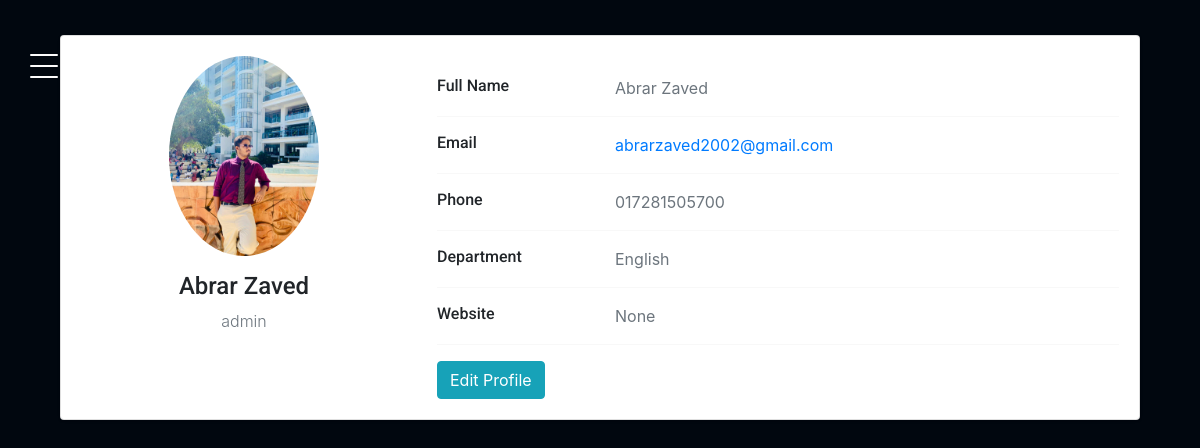
/profile (signed in), run on the app's committed database.
### authentication/models.py (models this page shows)
class Student(AbstractBaseUser, PermissionsMixin):
    student_id = models.CharField(max_length=50, unique=True)
    profile_pic=models.ImageField(upload_to='profile_pic/',null=True,blank=True)
    name = models.CharField(max_length=150, blank=True)
    email = models.EmailField(max_length=254, blank=True)
    dept = models.CharField(max_length=50, blank=True)
    phone_number=models.CharField(max_length=50,blank=True)
    website=models.CharField(max_length=200,null=True,blank=True)
    is_active = models.BooleanField(default=True)
    is_admin = models.BooleanField(default=False)
    is_staff = models.BooleanField(default=False)
    groups = None
    user_permissions = None
    objects = MyUserManager()
    USERNAME_FIELD = "student_id"
    REQUIRED_FIELDS = []  # List additional required fields here, if any
    def __str__(self):
        return self.student_id

### authentication/views.py (the view)
# urls.py: path("profile", views.profile, name="profile"),
@login_required
def profile(request):
    user = request.user
    profile_form = ProfileForm(instance=user)
    return render(
        request,
        "authentication/profile.html",
        {"profile_form": profile_form, "user": user},
    )

### templates/authentication/profile.html (shortened to what this page needs)
{% extends "sidebar/main.html" %}
{% load static %}
{% block content %}
<!DOCTYPE html>
<html lang="en">
<head>
    <link href="https://cdn.jsdelivr.net/npm/bootstrap@4.4.1/dist/css/bootstrap.min.css" rel="stylesheet">
</head>
<body>
<div class="container">
    <div class="main-body">
        <div class="card">
            <div class="card-body">
                <div class="row">
                    <div class="col-md-4 text-center">
                        <img src="{% if user.profile_pic %}{{user.profile_pic.url}}{% else %}https://gimgs2.nohat.cc/thumb/f/640/male-face-icon-default-profile-image--c3f2c592f9.jpg{% endif %}" alt="Admin" class="rounded-circle profile-img" width="150">
                        <h4>{{user.name}}</h4>
                        <p class="text-secondary mb-1">{{user}}</p>
                    </div>
                    <div class="col-md-8">
                        <div class="profile-details">
                            <div class="row">
                                <div class="col-sm-3">
                                    <h6 class="mb-0">Full Name</h6>
                                </div>
                                <div class="col-sm-9 text-secondary">{{user.name}}</div>
                            </div>
                            <hr>
                            <div class="row">
                                <div class="col-sm-3">
                                    <h6 class="mb-0">Email</h6>
                                </div>
                                <div class="col-sm-9 text-secondary">
                                    <a href="mailto:example@example.com">{{user.email}}</a>
                                </div>
                            </div>
                            <hr>
                            <div class="row">
                                <div class="col-sm-3">
                                    <h6 class="mb-0">Phone</h6>
                                </div>
                                <div class="col-sm-9 text-secondary">{{user.phone_number}}</div>
                            </div>
                            <hr>
                            <div class="row">
                                <div class="col-sm-3">
                                    <h6 class="mb-0">Department</h6>
                                </div>
                                <div class="col-sm-9 text-secondary">{{user.dept}}</div>
                            </div>
                            <hr>
                            <div class="row">
                                <div class="col-sm-3">
                                    <h6 class="mb-0">Website</h6>
                                </div>
                                <div class="col-sm-9 text-secondary">{{user.website}}</div>
                            </div>
                            <hr>
                            <div class="row">
                                <div class="col-sm-12">
                                    <button class="btn btn-info" data-toggle="modal" data-target="#editProfileModal">Edit Profile</button>
                                </div>
                            </div>
                        </div>
                    </div>
                </div>
            </div>
        </div>
    </div>
</div>
</body>
</html>
{% endblock content %}

### static/css/style.css (style rules this page uses)
body { font-family: "Roboto", -apple-system, BlinkMacSystemFont, "Segoe UI", Roboto, "Helvetica Neue", Arial, "Noto Sans", sans-serif, "Apple Color Emoji", "Segoe UI Emoji", "Segoe UI Symbol", "Noto Color Emoji"; background-color: #fcfcfc; }
p { color: #b3b3b3; font-weight: 300; }
h1, h2, h3, h4, h5, h6, .h1, .h2, .h3, .h4, .h5, .h6 { font-family: "Roboto", -apple-system, BlinkMacSystemFont, "Segoe UI", Roboto, "Helvetica Neue", Arial, "Noto Sans", sans-serif, "Apple Color Emoji", "Segoe UI Emoji", "Segoe UI Symbol", "Noto Color Emoji"; }
a { -webkit-transition: 0.3s all ease; -o-transition: 0.3s all ease; transition: 0.3s all ease; }
a, a:hover { text-decoration: none !important; }
body { position: relative; }
body:before { position: absolute; content: ""; z-index: 1; top: 0; left: 0; right: 0; bottom: 0; background-color: rgba(0, 0, 0, 0.5); opacity: 0; visibility: hidden; -webkit-transition: 0.3s all ease-in-out; -o-transition: 0.3s all ease-in-out; transition: 0.3s all ease-in-out; }

### templates/authentication/profile.html (style rules this page uses)
body { background-image: url("https://wallpapercave.com/wp/wp10981140.jpg"); margin-top: 20px; color: #1a202c; text-align: left; background-color: rgb(1, 7, 15); }
.main-body { padding: 15px; }
.card, .modal-content { box-shadow: 0 1px 3px 0 rgba(0,0,0,.1), 0 1px 2px 0 rgba(0,0,0,.06); border-radius: .25rem; }
.profile-img { margin-bottom: 1rem; }
.profile-details { margin-top: 20px; }

### data on the page
Student: profile_pic (picture), name "Abrar Zaved", student "admin", email "abrarzaved2002@gmail.com", phone_number "017281505700", dept "English", website "None"
